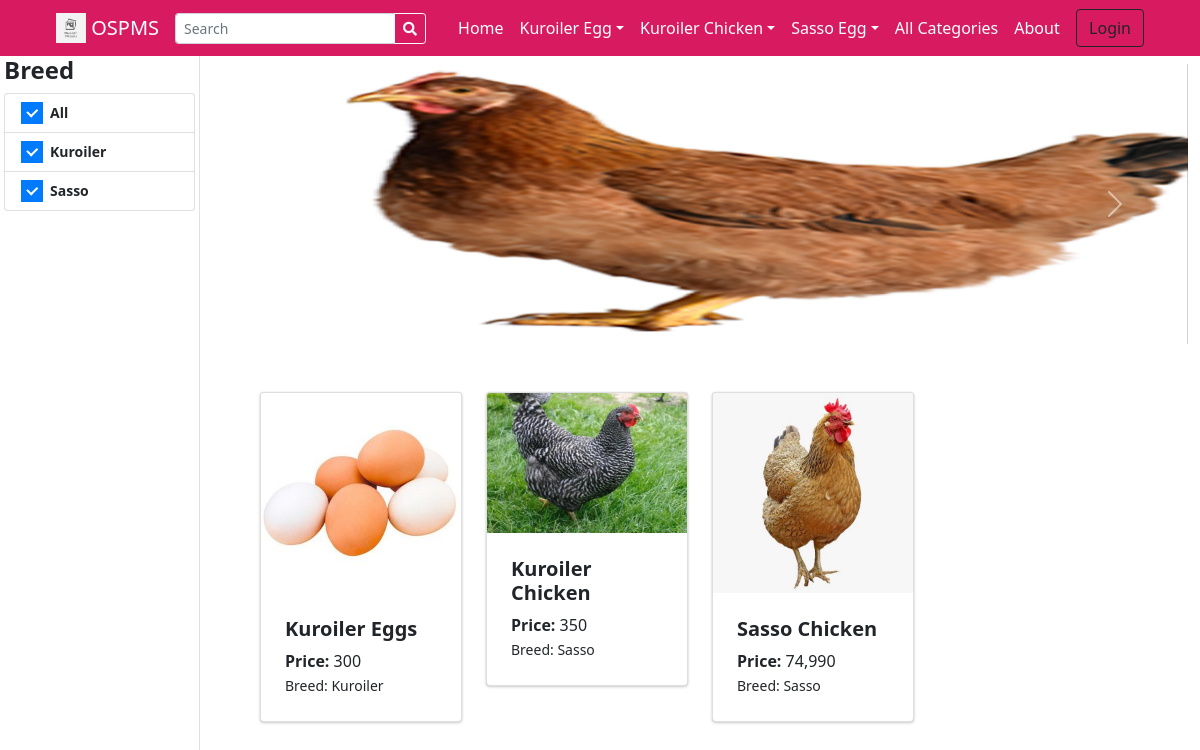
The page / on the database its author committed.
### tables this page shows
CREATE TABLE `categories` (
  `id` int(30) NOT NULL,
  `category` varchar(250) NOT NULL,
  `description` text DEFAULT NULL,
  `status` tinyint(1) NOT NULL DEFAULT 1,
  `date_created` datetime NOT NULL DEFAULT current_timestamp()
);

CREATE TABLE `brands` (
  `id` int(30) NOT NULL,
  `name` varchar(250) NOT NULL,
  `description` text DEFAULT NULL,
  `status` tinyint(1) NOT NULL DEFAULT 1,
  `date_created` datetime NOT NULL DEFAULT current_timestamp()
);

CREATE TABLE `products` (
  `id` int(30) NOT NULL,
  `brand_id` int(30) NOT NULL,
  `category_id` int(30) NOT NULL,
  `sub_category_id` int(30) NOT NULL,
  `name` varchar(250) NOT NULL,
  `specs` text NOT NULL,
  `status` tinyint(1) NOT NULL DEFAULT 1,
  `date_created` datetime NOT NULL DEFAULT current_timestamp()
);

### classes/DBConnection.php (called while the page is built, shortened)
<?php
class DBConnection{
    private $host = DB_SERVER;
    private $username = DB_USERNAME;
    private $password = DB_PASSWORD;
    private $database = DB_NAME;
    public $conn;
    public function __construct(){
        if (!isset($this->conn)) {
            $this->conn = new mysqli($this->host, $this->username, $this->password, $this->database);
        }
    }
}
?>

### classes/SystemSettings.php (called while the page is built, shortened)
<?php
class SystemSettings extends DBConnection{
	function info($field=''){
		if(!empty($field)){
			if(isset($_SESSION['system_info'][$field]))
				return $_SESSION['system_info'][$field];
			else
				return false;
		}else{
			return false;
		}
	}
}
$_settings = new SystemSettings();
?>

### config.php (called while the page is built, shortened)
<?php
require_once('classes/DBConnection.php');
require_once('classes/SystemSettings.php');
function validate_image($file){
	if(!empty($file)){
		if(is_file(base_app.$file)){
			return base_url.$file;
		}else{
			return base_url.'dist/img/no-image-available.png';
		}
	}else{
		return base_url.'dist/img/no-image-available.png';
	}
}
?>

### home.php (the view, shortened to what this page needs)
<section class="py-0">
    <div class="container-fluid">
    <div class="row">
        <div class="col-lg-2 px-1 border-right text-sm position-sticky ">
            <h4><b>Breed</b></h4>
            <ul class="list-group">
                <a href="" class="list-group-item list-group-item-action">
                    <div class="icheck-primary d-inline">
                        <label for="brandAll">
                             All
                        </label>
                    </div>
                </a>
                <?php
                $qry = $conn->query("SELECT * FROM brands where status =1 order by name asc");
                while($row=$qry->fetch_assoc()):
                ?>
                <li class="list-group-item list-group-item-action">
                    <div class="icheck-primary d-inline">
                        <label for="brand-item-<?php echo $row['id'] ?>">
                                <?php echo $row['name'] ?>
                        </label>
                    </div>
                </li>
                <?php endwhile; ?>
            </ul>
        </div>
        <div class="col-lg-10 py-2">
            <div class="row">
                <div class="col-md-12">
                    <div id="carouselExampleControls" class="carousel slide bg-dark" data-ride="carousel">
                        <div class="carousel-inner">
                            <?php
                                $upload_path = "uploads/banner";
                                if(is_dir(base_app.$upload_path)):
                                $file= scandir(base_app.$upload_path);
                                $_i = 0;
                                    foreach($file as $img):
                                        if(in_array($img,array('.','..')))
                                            continue;
                                $_i++;
                            ?>
                            <div class="carousel-item h-100 <?php echo $_i == 1 ? "active" : '' ?>">
                                <img src="<?php echo validate_image($upload_path.'/'.$img) ?>" class="d-block w-100  h-100" alt="<?php echo $img ?>">
                            </div>
                            <?php endforeach; ?>
                            <?php endif; ?>
                        </div>
                        <button class="carousel-control-prev" type="button" data-target="#carouselExampleControls" data-slide="prev">
                            <span class="carousel-control-prev-icon" aria-hidden="true"></span>
                        </button>
                        <button class="carousel-control-next" type="button" data-target="#carouselExampleControls" data-slide="next">
                            <span class="carousel-control-next-icon" aria-hidden="true"></span>
                        </button>
                        </div>
                </div>
            </div>
            <div class="container px-4 px-lg-5 mt-5">
                <div class="row gx-4 gx-lg-4 row-cols-md-3 row-cols-xl-4 ">
                    <?php
                        $where = "";
                        $products = $conn->query("SELECT p.*,b.name as bname FROM `products` p inner join brands b on p.brand_id = b.id where p.status = 1 {$where} order by rand() ");
                        while($row = $products->fetch_assoc()):
                            $upload_path = base_app.'/uploads/product_'.$row['id'];
                            $img = "";
                            if(is_dir($upload_path)){
                                $fileO = scandir($upload_path);
                                if(isset($fileO[2]))
                                    $img = "uploads/product_".$row['id']."/".$fileO[2];
                            }
                            foreach($row as $k=> $v){
                                $row[$k] = trim(stripslashes($v));
                            }
                            $inventory = $conn->query("SELECT * FROM inventory where product_id = ".$row['id']);
                            $inv = array();
                            while($ir = $inventory->fetch_assoc()){
                                $inv[] = number_format($ir['price']);
                            }
                    ?>
                    <div class="col mb-5">
                        <a class="card product-item text-dark" href=".?p=view_product&id=<?php echo md5($row['id']) ?>">
                            <img class="card-img-top w-100 book-cover" src="<?php echo validate_image($img) ?>" alt="..." />
                            <div class="card-body p-4">
                                <div class="">
                                    <h5 class="fw-bolder"><?php echo $row['name'] ?></h5>
                                    <?php foreach($inv as $k=> $v): ?>
                                        <span><b>Price: </b><?php echo $v ?></span>
                                    <?php endforeach; ?>
                                </div>
                                <p class="m-0"><small>Breed: <?php echo $row['bname'] ?></small></p>
                            </div>
                        </a>
                    </div>
                    <?php endwhile; ?>
                </div>
            </div>
        </div>
    </div>
    </div>
</section>

### index.php (shortened to what this page needs)
<?php require_once('config.php'); ?>
<!DOCTYPE html>
<html lang="en">
<?php require_once('inc/header.php') ?>
<body>
<?php require_once('inc/topBarNav.php') ?>
<?php $page = isset($_GET['p']) ? $_GET['p'] : 'home';  ?>
<?php
    if(!file_exists($page.".php") && !is_dir($page)){
        include '404.html';
    }else{
    if(is_dir($page))
        include $page.'/index.php';
    else
        include $page.'.php';
    }
?>
</body>
</html>

### inc/header.php (shortened to what this page needs)
<head>
    <link rel="stylesheet" href="<?php echo base_url ?>plugins/fontawesome-free/css/all.min.css">
    <link rel="stylesheet" href="<?php echo base_url ?>plugins/tempusdominus-bootstrap-4/css/tempusdominus-bootstrap-4.min.css">
  <link rel="stylesheet" href="<?php echo base_url ?>plugins/datatables-bs4/css/dataTables.bootstrap4.min.css">
  <link rel="stylesheet" href="<?php echo base_url ?>plugins/datatables-responsive/css/responsive.bootstrap4.min.css">
  <link rel="stylesheet" href="<?php echo base_url ?>plugins/datatables-buttons/css/buttons.bootstrap4.min.css">
  <link rel="stylesheet" href="<?php echo base_url ?>plugins/select2/css/select2.min.css">
  <link rel="stylesheet" href="<?php echo base_url ?>plugins/select2-bootstrap4-theme/select2-bootstrap4.min.css">
    <link rel="stylesheet" href="<?php echo base_url ?>plugins/icheck-bootstrap/icheck-bootstrap.min.css">
    <link rel="stylesheet" href="<?php echo base_url ?>plugins/jqvmap/jqvmap.min.css">
    <link rel="stylesheet" href="<?php echo base_url ?>dist/css/adminlte.css">
    <link rel="stylesheet" href="<?php echo base_url ?>dist/css/custom.css">
    <link rel="stylesheet" href="<?php echo base_url ?>assets/css/styles.css">
    <link rel="stylesheet" href="<?php echo base_url ?>plugins/overlayScrollbars/css/OverlayScrollbars.min.css">
    <link rel="stylesheet" href="<?php echo base_url ?>plugins/daterangepicker/daterangepicker.css">
    <link rel="stylesheet" href="<?php echo base_url ?>plugins/summernote/summernote-bs4.min.css">
  <link rel="stylesheet" href="<?php echo base_url ?>plugins/sweetalert2-theme-bootstrap-4/bootstrap-4.min.css">
  </head>

### inc/topBarNav.php (shortened to what this page needs)
<nav class="navbar navbar-expand-lg navbar-dark bg-maroon">
            <div class="container-fluid px-4 px-lg-5 ">
                <a class="navbar-brand" href="./">
                <img src="<?php echo validate_image($_settings->info('logo')) ?>" width="30" height="30" class="d-inline-block align-top" alt="" loading="lazy">
                <?php echo $_settings->info('short_name') ?>
                </a>
                <form class="form-inline" id="search-form">
                  <div class="input-group">
                    <input class="form-control form-control-sm form " type="search" placeholder="Search" aria-label="Search" name="search"  value="<?php echo isset($_GET['search']) ? $_GET['search'] : "" ?>"  aria-describedby="button-addon2">
                    <div class="input-group-append">
                      <button class="btn btn-outline-light btn-sm m-0" type="submit" id="button-addon2"><i class="fa fa-search"></i></button>
                    </div>
                  </div>
                </form>
                <div class="collapse navbar-collapse" id="navbarSupportedContent">
                    <ul class="navbar-nav me-auto mb-2 mb-lg-0 ms-lg-4">
                        <li class="nav-item"><a class="nav-link text-white" aria-current="page" href="./">Home</a></li>
                        <?php
                        $cat_qry = $conn->query("SELECT * FROM categories where status = 1  limit 3");
                        $count_cats =$conn->query("SELECT * FROM categories where status = 1 ")->num_rows;
                        while($crow = $cat_qry->fetch_assoc()):
                          $sub_qry = $conn->query("SELECT * FROM sub_categories where status = 1 and parent_id = '{$crow['id']}'");
                          if($sub_qry->num_rows <= 0):
                        ?>
                        <li class="nav-item"><a class="nav-link text-white" aria-current="page" href="./?p=products&c=<?php echo md5($crow['id']) ?>"><?php echo $crow['category'] ?></a></li>
                        <?php else: ?>
                        <li class="nav-item dropdown">
                          <a class="nav-link text-white dropdown-toggle" id="navbarDropdown<?php echo $crow['id'] ?>" href="#" role="button" data-toggle="dropdown" aria-expanded="false"><?php echo $crow['category'] ?></a></a>
                        </li>
                        <?php endif; ?>
                        <?php endwhile; ?>
                        <?php if($count_cats > 3): ?>
                        <li class="nav-item"><a class="nav-link text-white" href="./?p=view_categories">All Categories</a></li>
                        <?php endif; ?>
                        <li class="nav-item"><a class="nav-link text-white" href="./?p=about">About</a></li>
                    </ul>
                    <div class="d-flex align-items-center">
                      <?php if(!isset($_SESSION['userdata']['id'])): ?>
                        <button class="btn btn-outline-dark ml-2" id="login-btn" type="button">Login</button>
                        <?php endif; ?>
                    </div>
                </div>
            </div>
        </nav>

### home.php (style rules this page uses)
.carousel-item>img { object-fit:fill !important; }
#carouselExampleControls .carousel-inner { height:280px !important; }

### rows shown on the page
categories: category "Kuroiler Egg"
categories: category "Kuroiler Chicken"
categories: category "Sasso Egg"
brands: name "Kuroiler"
brands: name "Sasso"
products: shows a picture, name "Kuroiler Eggs", v "300", brand.name "Kuroiler"
products: shows a picture, name "Kuroiler Chicken", v "350", brand.name "Sasso"
products: shows a picture, name "Sasso Chicken", v "74,990", brand.name "Sasso"

### other values the page prints
$_settings->info('short_name') "OSPMS"
